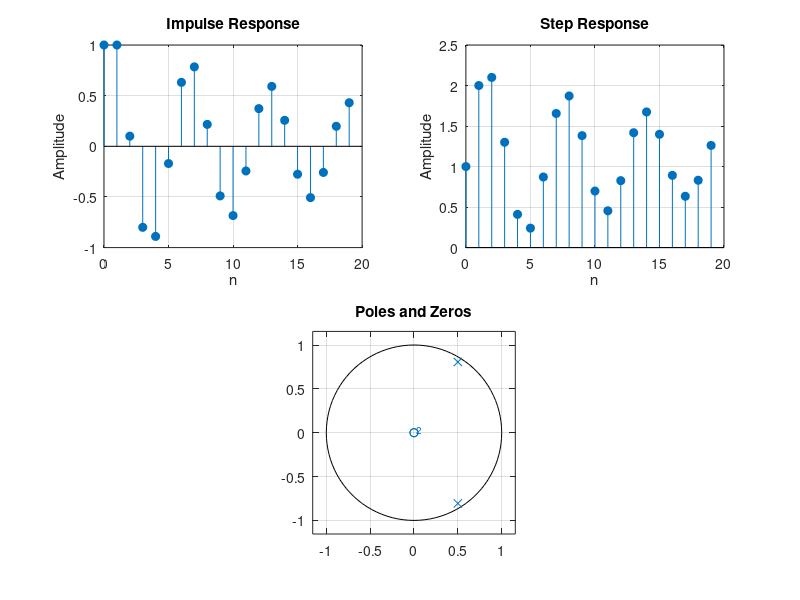

This figure's MATLAB source:

b = [1];          
a = [1 -1 0.9];   

[z, p, k] = tf2zp(b, a); 

N = 20;
impulse_input = [1; zeros(N-1, 1)]; 
impulse_response = filter(b, a, impulse_input);

step_input = ones(N, 1); 
step_response = filter(b, a, step_input);

figure;

subplot(2, 2, 1);
stem(0:N-1, impulse_response, 'filled');
title('Impulse Response');
xlabel('n'); ylabel('Amplitude');
grid on;

subplot(2, 2, 2);
stem(0:N-1, step_response, 'filled');
title('Step Response');
xlabel('n'); ylabel('Amplitude');
grid on;

subplot(2, 2, [3, 4]);
zplane(b, a); % V? c?c và không
title('Poles and Zeros');
grid on;

disp('Zeros:');
disp(z);
disp('Poles:');
disp(p);
